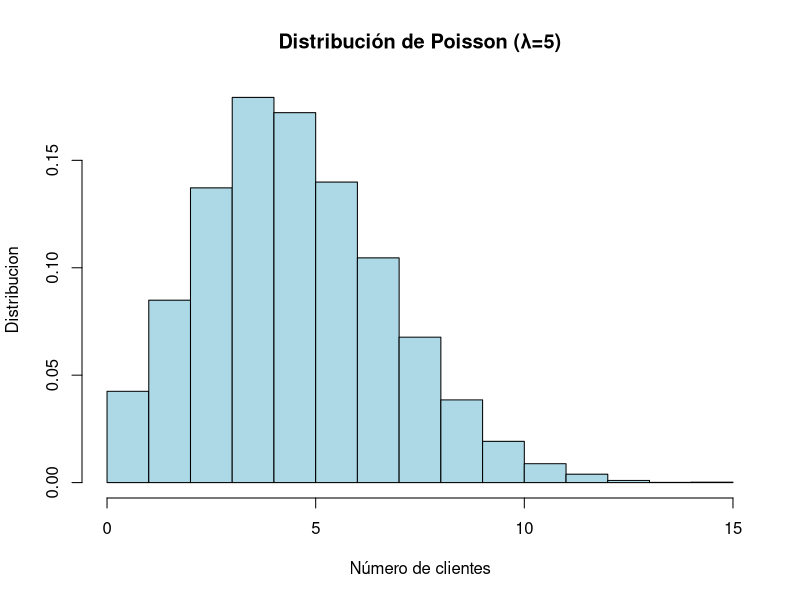

R code for this plot: (Note: this script raises an error after producing the figure.)
# -----------------------------------------------
# Nombre: [Tu Nombre]
# Cédula: [Tu Cédula]
# Ejercicio 1: Distribución de Poisson
# -----------------------------------------------

# a) Simulación de 10,000 muestras
set.seed(0)                           # Semilla para reproducibilidad
lambda <- 5                             # promedio
muestras <- rpois(n = 10000, lambda)    # genera numeros aleatorios con distribucion poison (como lambda=5, rondan este numero)
cat(muestras[1:10])                     # muestra las primeras 10 muestras


# b) Probabilidad de exactamente 3 clientes
prob_teorica <- dpois(3, lambda)        # Valor teórico P(X=3)=(λ^3)/(n!*e^λ)=5^3/(6*e^3)=125/(6*e^5)=0.140373895
prob_simulada <- mean(muestras == 3)    # muestras==3 es una condicion, lo que convierte al vector muestras en un vector de 1's y 0's
                                        # mean() calcula el promedio de los valores en un vector, en este caso, el promedio de 1's (max(1)/10000)
# Comparación
cat("Probabilidad teórica (3 clientes):",  prob_teorica,  "\n")
cat("Probabilidad simulada (3 clientes):", prob_simulada, "\n")

# c) Histograma y densidad teórica
hist(
  muestras,                                    #vector de valores (este caso, clientes con promedio)
  breaks = seq(0, max(muestras)),              #barras para cada valor
  freq = FALSE,                                #falso, dara la probabilidad de aparicion
  main = "Distribución de Poisson (λ=5)",      #titulo del plot
  xlab = "Número de clientes",                 #titulo del eje x
  ylab = "Distribucion",                       #titulo del eje y
  col = "lightblue"
)

# Superponer distribucion teórica
valores_xlab <- 0:max(muestras)               #valores del eje x
valores_ylab <- dpois(x_vals, lambda,0)       #vector con los valores para X=n

lines(
  valores_xlab,                              
  valores_ylab, 
  type = "b",      #decoracion de la funcion
  col = "red", 
  lwd = 2, 
  pch = 19
)
     
# cuadro indicando el color de las funciones     
legend("topright", 
  legend = c("Simulación", "Teórica"),
  fill = c("lightblue", "red"))
     
     